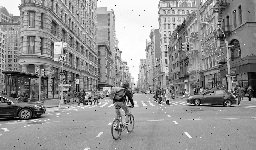
#> input picture I2filter.png, 256 x 150 px, shrunk from 889 x 522 before the run, found by its file name
$ python TP3_MV51.py
#> lines starting #> are read from the running program, lines starting #| are printed output that depends on the picture
import cv2 as cv
import numpy as np
import matplotlib.pyplot as plt

zoom = 0.8  # Facteur de zoom

# Charger l'image
I1 = cv.imread("D:/Documents/INFO5/VA51/TP3_enonce/I2filter.png", cv.IMREAD_GRAYSCALE)
#> I1 is the input picture: shape (150, 256); min 0, max 255, mean 145.9
I2 = cv.imread("D:/Documents/INFO5/VA51/TP3_enonce/Ibin.png", cv.IMREAD_GRAYSCALE)
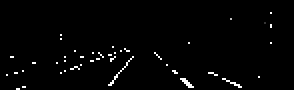
#> input picture Ibin.png, 147 x 45 px, shrunk from 512 x 155 before the run, found by its file name (shown 2 times larger)
#> I2 is the input picture: shape (45, 147); min 0, max 255, mean 4.4

# [85 lines left out: functions Q1, Q3, Q4, filtre_median, erosion, dilate and 2 more, not called in this run]

def nagao_filter(image):

    output_image = np.zeros_like(image)

    kernels = [
        np.array([[1, 1, 1, 0, 0],
                  [1, 1, 1, 0, 0],
                  [1, 1, 1, 0, 0],
                  [0, 0, 0, 0, 0],
                  [0, 0, 0, 0, 0]]),
        np.array([[1, 1, 1, 1, 1],
                  [0, 1, 1, 1, 0],
                  [0, 0, 1, 0, 0],
                  [0, 0, 0, 0, 0],
                  [0, 0, 0, 0, 0]]),
        np.array([[0, 0, 1, 1, 1],
                  [0, 0, 1, 1, 1],
                  [0, 0, 1, 1, 1],
                  [0, 0, 0, 0, 0],
                  [0, 0, 0, 0, 0]]),
        np.array([[1, 0, 0, 0, 0],
                  [1, 1, 0, 0, 0],
                  [1, 1, 1, 0, 0],
                  [1, 1, 0, 0, 0],
                  [1, 0, 0, 0, 0]]),
        np.array([[0, 0, 0, 0, 0],
                  [0, 1, 1, 1, 0],
                  [0, 1, 1, 1, 0],
                  [0, 1, 1, 1, 0],
                  [0, 0, 0, 0, 0]]),
        np.array([[0, 0, 0, 0, 1],
                  [0, 0, 0, 1, 1],
                  [0, 0, 1, 1, 1],
                  [0, 0, 0, 1, 1],
                  [0, 0, 0, 0, 1]]),
        np.array([[0, 0, 0, 0, 0],
                  [0, 0, 0, 0, 0],
                  [1, 1, 1, 0, 0],
                  [1, 1, 1, 0, 0],
                  [1, 1, 1, 0, 0]]),
        np.array([[0, 0, 0, 0, 0],
                  [0, 0, 0, 0, 0],
                  [0, 0, 1, 0, 0],
                  [0, 1, 1, 1, 0],
                  [1, 1, 1, 1, 1]]),
        np.array([[0, 0, 0, 0, 0],
                  [0, 0, 0, 0, 0],
                  [0, 0, 1, 1, 1],
                  [0, 0, 1, 1, 1],
                  [0, 0, 1, 1, 1]])
    ]

    for i in range(2, image.shape[0] - 2):
        for j in range(2, image.shape[1] - 2):
            variances = []
            best_kernel = None
            region = image[i - 2:i + 3, j - 2:j + 3]

            for kernel in kernels:
                if np.sum(kernel) != 0:
                    masked_region = region[kernel == 1]
                    variance = np.var(masked_region)
                    variances.append(variance)
                else:
                    variances.append(np.inf)

            best_kernel = kernels[np.argmin(variances)]

            if np.sum(best_kernel) != 0:
                best_masked_region = region[best_kernel == 1]
                mean_value = np.mean(best_masked_region)
                output_image[i, j] = mean_value
            else:
                output_image[i, j] = 0

    cv.imshow("Image Originale", image)
    cv.imshow("Image Filtre Nagao", output_image)

    cv.waitKey(0)
    cv.destroyAllWindows()

# Redimensionner l'image
width = int(I1.shape[1] * zoom)
#> width = 204
height = int(I1.shape[0] * zoom)
#> height = 120
dim = (width, height)
#> dim = (204, 120)
resized_image = cv.resize(I1, dim, interpolation=cv.INTER_AREA)
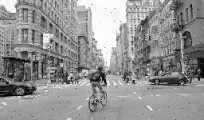
#> resized_image: shape (120, 204); min 0, max 254, mean 145.9

# [13 lines of commented-out code are left out]
filtered_image = nagao_filter(I1)
#> after the loop in nagao_filter, `for i in range(2, image.shape[0] - 2):`:
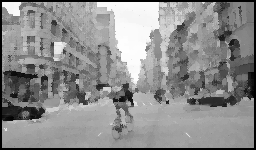
#> output_image: shape (150, 256); min 0, max 254, mean 141
